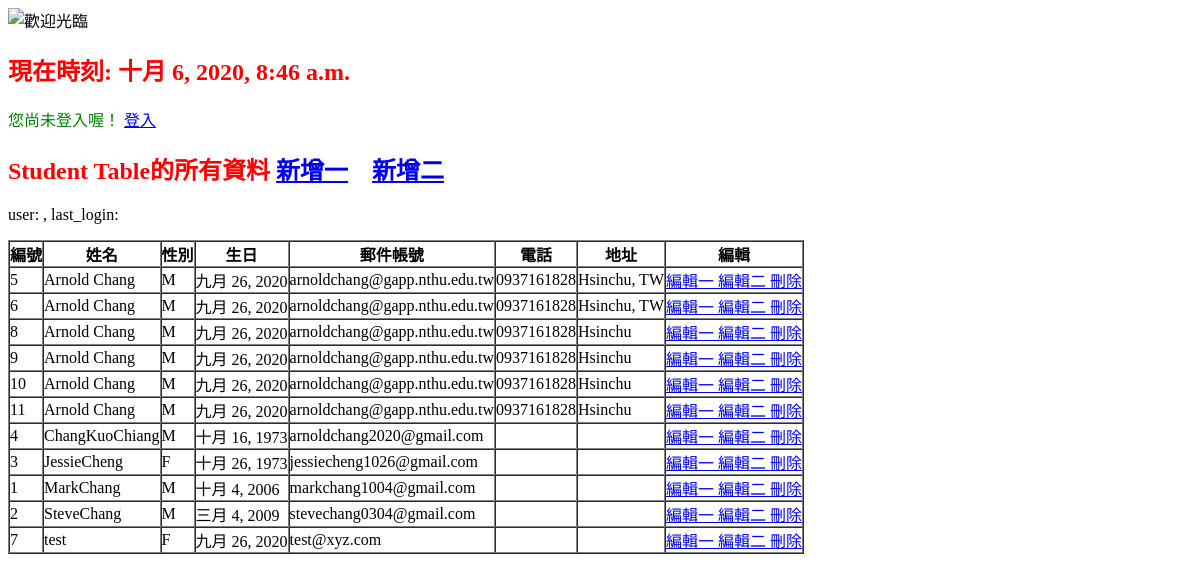
Before: /index/ with the older database file.
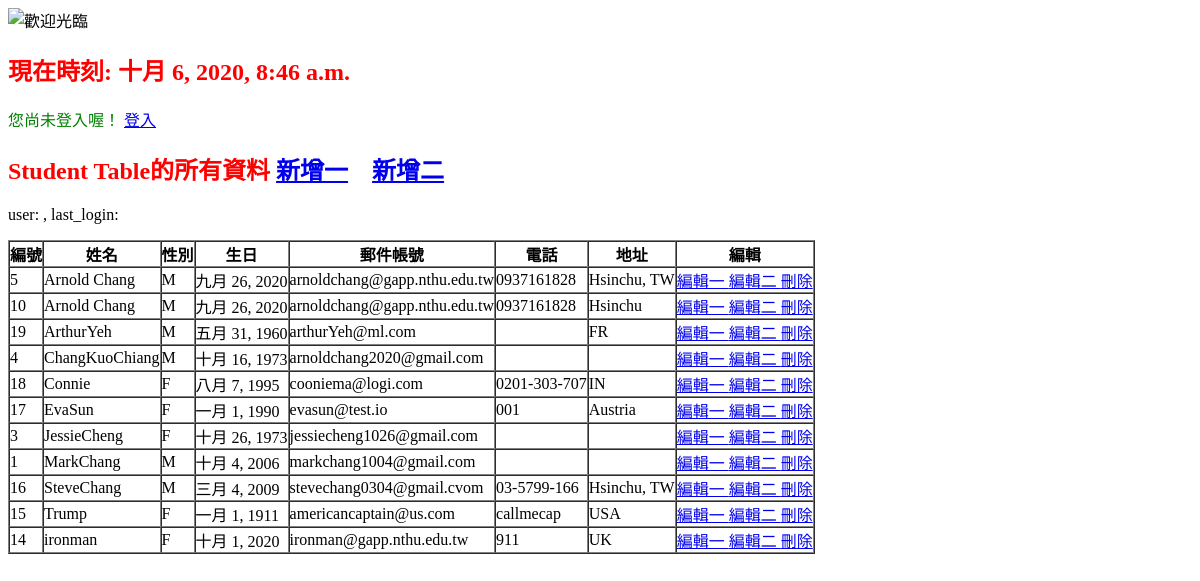
After: the same page with the newer database file.
### myapp1/models.py (models this page shows)
class student(models.Model): # added by Arnold 2020-09-17
	cName = models.CharField(max_length=20, null=False)
	cSex = models.CharField(max_length=2, default='M', null=False)
	cBirthday = models.DateField(null=False)
	cEmail = models.EmailField(max_length=100, blank=True, default='')
	cPhone = models.CharField(max_length=50, blank=True, default='')
	cAddr = models.CharField(max_length=255, blank=True, default='')

### myapp1/views.py (the view)
# urls.py: path('index/', index), # added by Arnold 2020-09-17
def index(request): #added by Arnold on 2020-09-17
	now = datetime.now()
	try:
		students = student.objects.all().order_by('cName')
	except:
		errormessage = '讀取錯誤'
	return render(request, "index.html", locals())

### templates/index.html (shortened to what this page needs)
{% extends 'base.html' %}
{% block content %}
<h2 align="left"> Student Table的所有資料
<a href="/post1/"> 新增一</a> &nbsp;&nbsp; <a href="/post2/">新增二</a> </h2>
<form action="." method="POST" name="form1">
<p> user: {{user.username}}, last_login: {{user.last_login}} </p>
<table border="1" cellpadding="0" cellspacing="0">
	<th> 編號 </th> <th> 姓名 </th> <th> 性別 </th> <th> 生日 </th> <th> 郵件帳號 </th> <th> 電話 </th> <th> 地址 </th> <th> 編輯 </th>
	{% for unit in students %}
		<tr>
			<td> {{unit.id}} </td>
			<td> {{unit.cName}} </td>
			<td> {{unit.cSex}} </td>
			<td> {{unit.cBirthday}} </td>
			<td> {{unit.cEmail}} </td>
			<td> {{unit.cPhone}} </td>
			<td> {{unit.cAddr}} </td>
			<td>
				<a href="/edit/{{unit.id}}" title="編輯一"> 編輯一 </a>
				<a href="/edit2/{{unit.id}}/load" title="編輯二"> 編輯二 </a>
				<a href="/delete/{{unit.id}}" title="刪除"> 刪除 </a>
			</td>
		</tr>
	{% endfor %}
</table>
{% endblock %}

Changed rows visible on the page:
removed student: id "6", cName "Arnold Chang", cSex "M", cBirthday "九月 26, 2020", cEmail "arnoldchang@gapp.nthu.edu.tw", cPhone "0937161828", cAddr "Hsinchu, TW"
removed student: id "8", cName "Arnold Chang", cSex "M", cBirthday "九月 26, 2020", cEmail "arnoldchang@gapp.nthu.edu.tw", cPhone "0937161828", cAddr "Hsinchu"
removed student: id "9", cName "Arnold Chang", cSex "M", cBirthday "九月 26, 2020", cEmail "arnoldchang@gapp.nthu.edu.tw", cPhone "0937161828", cAddr "Hsinchu"
removed student: id "11", cName "Arnold Chang", cSex "M", cBirthday "九月 26, 2020", cEmail "arnoldchang@gapp.nthu.edu.tw", cPhone "0937161828", cAddr "Hsinchu"
removed student: id "2", cName "SteveChang", cSex "M", cBirthday "三月 4, 2009", cEmail "stevechang0304@gmail.com"
removed student: id "7", cName "test", cSex "F", cBirthday "九月 26, 2020", cEmail "test@xyz.com"
added student: id "19", cName "ArthurYeh", cSex "M", cBirthday "五月 31, 1960", cEmail "arthurYeh@ml.com", cAddr "FR"
added student: id "18", cName "Connie", cSex "F", cBirthday "八月 7, 1995", cEmail "cooniema@logi.com", cPhone "0201-303-707", cAddr "IN"
added student: id "17", cName "EvaSun", cSex "F", cBirthday "一月 1, 1990", cEmail "evasun@test.io", cPhone "001", cAddr "Austria"
added student: id "16", cName "SteveChang", cSex "M", cBirthday "三月 4, 2009", cEmail "stevechang0304@gmail.cvom", cPhone "03-5799-166", cAddr "Hsinchu, TW"
added student: id "15", cName "Trump", cSex "F", cBirthday "一月 1, 1911", cEmail "americancaptain@us.com", cPhone "callmecap", cAddr "USA"
added student: id "14", cName "ironman", cSex "F", cBirthday "十月 1, 2020", cEmail "ironman@gapp.nthu.edu.tw", cPhone "911", cAddr "UK"
